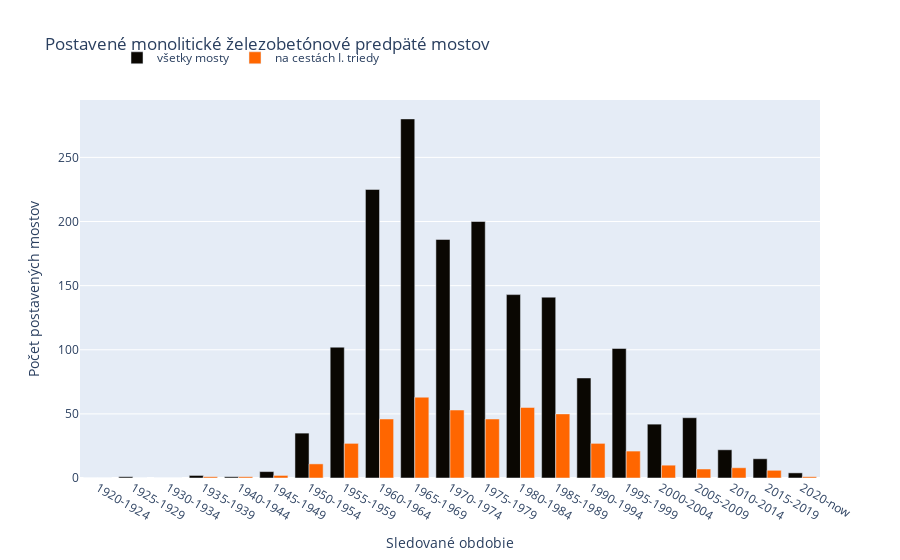

The notebook cell this image was saved under:
### Code cell
import plotly.graph_objs as go

classified_bridges['Year_of_Construction'] = classified_bridges['Year_of_Construction'].astype(
    float)

# Convert "Year_of_Construction" to integer
classified_bridges['Year_of_Construction'] = classified_bridges['Year_of_Construction'].astype(
    int)

# Define the bin edges (years) and labels for the 5-year intervals
bin_value = 5
start_year = 1920
bin_edges = list(range(start_year, 2024, bin_value))
if bin_edges[-1] < 2023:
    bin_edges.append(bin_edges[-1] + bin_value)

bin_labels = [f'{start}-{start + (bin_value - 1)}' for start in bin_edges[:-1]]

# Replace the last 4 characters of the last bin_labels item with 4 spaces
bin_labels[-1] = bin_labels[-1][:-4] + 'now'

# Create a new column 'Construction Year Interval' based on the bins in classified_bridges
classified_bridges['Construction_Year_Interval'] = pd.cut(
    classified_bridges['Year_of_Construction'], bins=bin_edges, labels=bin_labels)

castinplace_prestressed = classified_bridges[classified_bridges["Material"]
                                             == "prefabrikovaný predpätý betón"]
castinplace_prestressed_1class = castinplace_prestressed[classified_bridges["Road_Class"]
                                                         == "cesta I. triedy"]

castinplace_prestressed = castinplace_prestressed.groupby(
    ['Construction_Year_Interval', 'Material']).size().unstack(fill_value=0)
castinplace_prestressed

castinplace_prestressed_1class = castinplace_prestressed_1class.groupby(
    ['Construction_Year_Interval', 'Material']).size().unstack(fill_value=0)

# Define the width of each bar cluster
bar_width = 0.4

# Calculate the x-axis positions for bars of each category
x = bin_labels

# Plot: Number of Constructed Bridges
trace1 = go.Bar(
    x=x,
    y=castinplace_prestressed['prefabrikovaný predpätý betón'],
    name='všetky mosty',
    marker=dict(color='#0A0702')
)

trace2 = go.Bar(
    x=x,
    y=castinplace_prestressed_1class['prefabrikovaný predpätý betón'],
    name='na cestách I. triedy',
    marker=dict(color='#FF6600')
)

data = [trace1, trace2]

layout = go.Layout(
    title="Postavené monolitické železobetónové predpäté mostov",
    xaxis=dict(title="Sledované obdobie"),
    yaxis=dict(title="Počet postavených mostov"),
    barmode='group',
    legend=dict(
        x=0.05,  # Adjust the x position to move the legend to the top
        y=1.15,  # Adjust the y position to move the legend to the top
        orientation="h",  # Horizontal legend orientation
    )
)

fig = go.Figure(data=data, layout=layout)

fig.show()

### Figure 1 — Plotly figure (JSON) as saved in the notebook; plotly's stock layout.template omitted (floating-point values rounded to 4 significant figures)
{"data": [{"marker": {"color": "#0A0702"}, "name": "všetky mosty", "type": "bar", "x": ["1920-1924", "1925-1929", "1930-1934", "1935-1939", "1940-1944", "1945-1949", "1950-1954", "1955-1959", "1960-1964", "1965-1969", "1970-1974", "1975-1979", "1980-1984", "1985-1989", "1990-1994", "1995-1999", "2000-2004", "2005-2009", "2010-2014", "2015-2019", "2020-now"], "y": [0, 1, 0, 2, 1, 5, 35, 102, 225, 280, 186, 200, 143, 141, 78, 101, 42, 47, 22, 15, 4]}, {"marker": {"color": "#FF6600"}, "name": "na cestách I. triedy", "type": "bar", "x": ["1920-1924", "1925-1929", "1930-1934", "1935-1939", "1940-1944", "1945-1949", "1950-1954", "1955-1959", "1960-1964", "1965-1969", "1970-1974", "1975-1979", "1980-1984", "1985-1989", "1990-1994", "1995-1999", "2000-2004", "2005-2009", "2010-2014", "2015-2019", "2020-now"], "y": [0, 0, 0, 1, 1, 2, 11, 27, 46, 63, 53, 46, 55, 50, 27, 21, 10, 7, 8, 6, 1]}], "layout": {"barmode": "group", "legend": {"orientation": "h", "x": 0.05, "y": 1.15}, "title": {"text": "Postavené monolitické železobetónové predpäté mostov"}, "xaxis": {"title": {"text": "Sledované obdobie"}}, "yaxis": {"title": {"text": "Počet postavených mostov"}}}}
